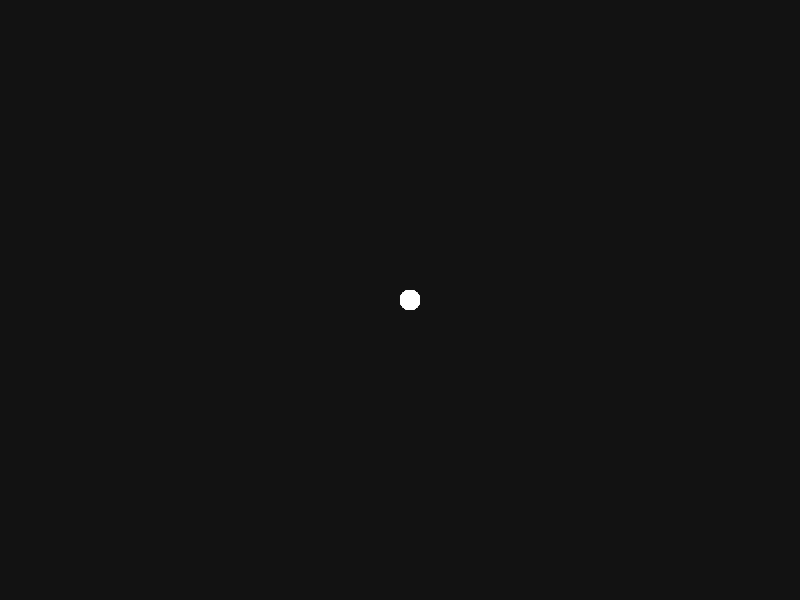
Frame 1 (no input)
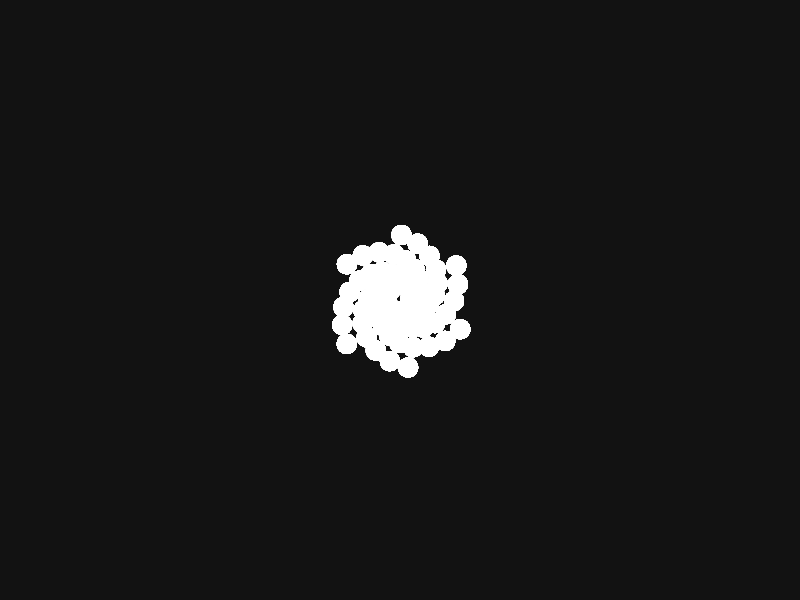
Frame 60 (the mouse pressed at the canvas centre just before this capture)
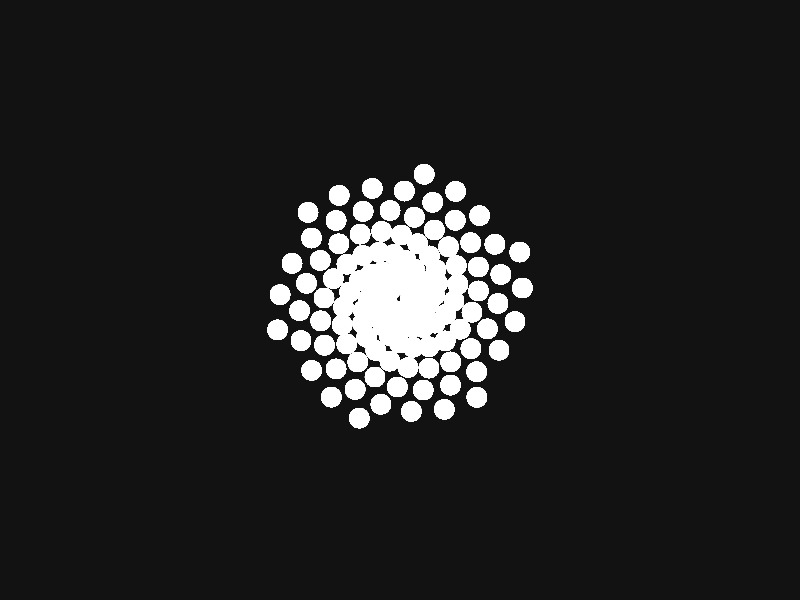
Frame 120 (the mouse held since frame 60 and released just before this capture)

The Processing sketch that drew these frames (run headless with seeded random() and noise(); from frame 60 on, the mouse is pressed at the canvas centre):

// Processing sketch: spiral_anim_13_4_22
// ── spiral_anim_13_4_22.pde
Particle[] p;

void setup(){
  size(800, 600);
  background(#121212);
  p = new Particle[360];
  for(int i=0;i<p.length;i++)
    p[i] = new Particle();
}

void draw(){
  //background(#121212);
  for(int i=0;i<p.length;i++)
    p[i].display();
}

// ── Particle.pde
class Particle{
  float a;
  float radius;
  
  Particle(){
    a = 0;
    radius = 10;
  }
  
  void display(){
    noStroke();
    fill(#FFFFFF);
    float x = width/2;
    float y = height/2;
    x += cos(a) * radius;
    y += sin(a) * radius;
    ellipse(x,y,20,20);
    position();
  }

  void position(){
    radius += 1;
    a = (a+1)%360;
  }
  
}
